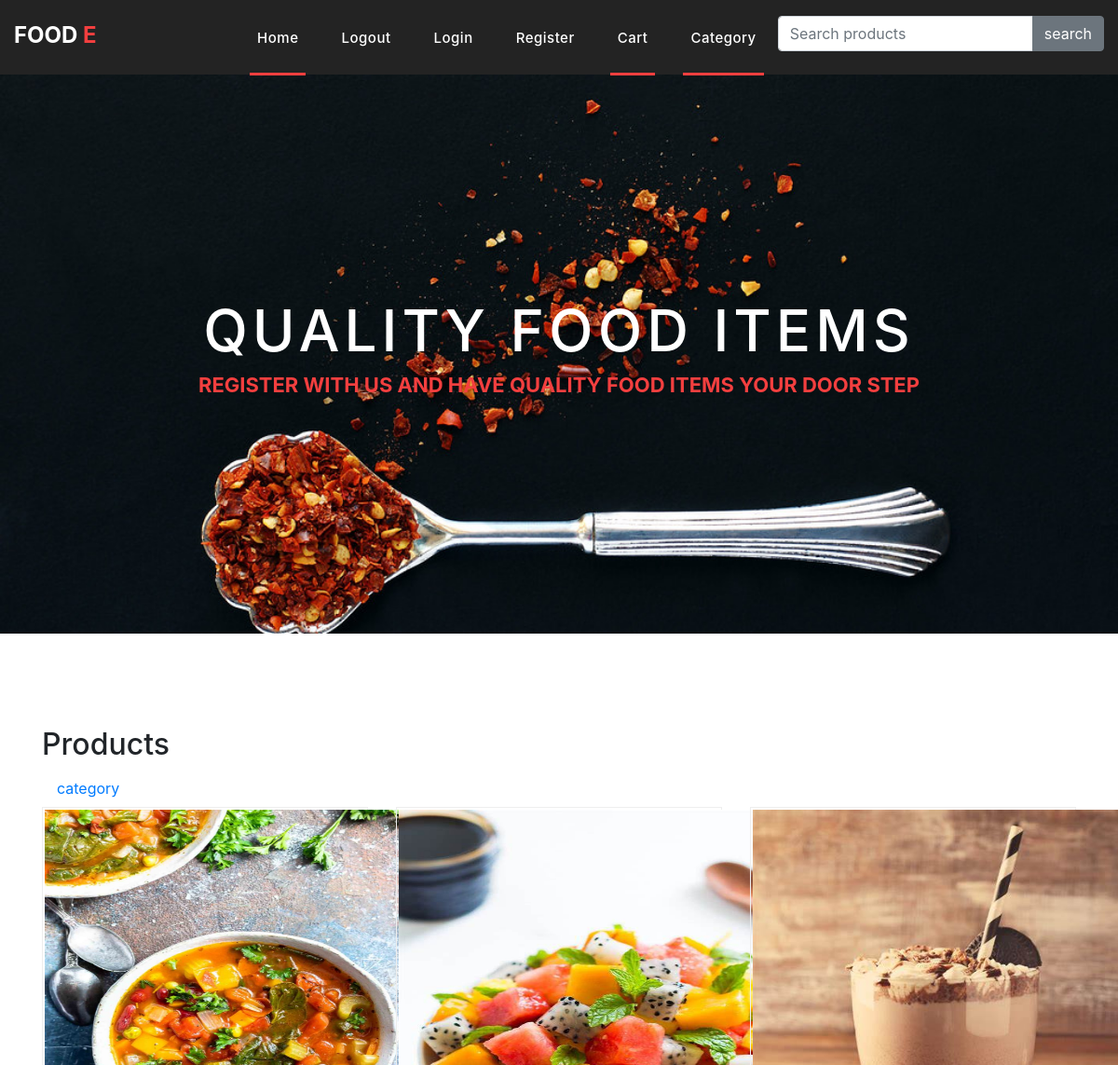
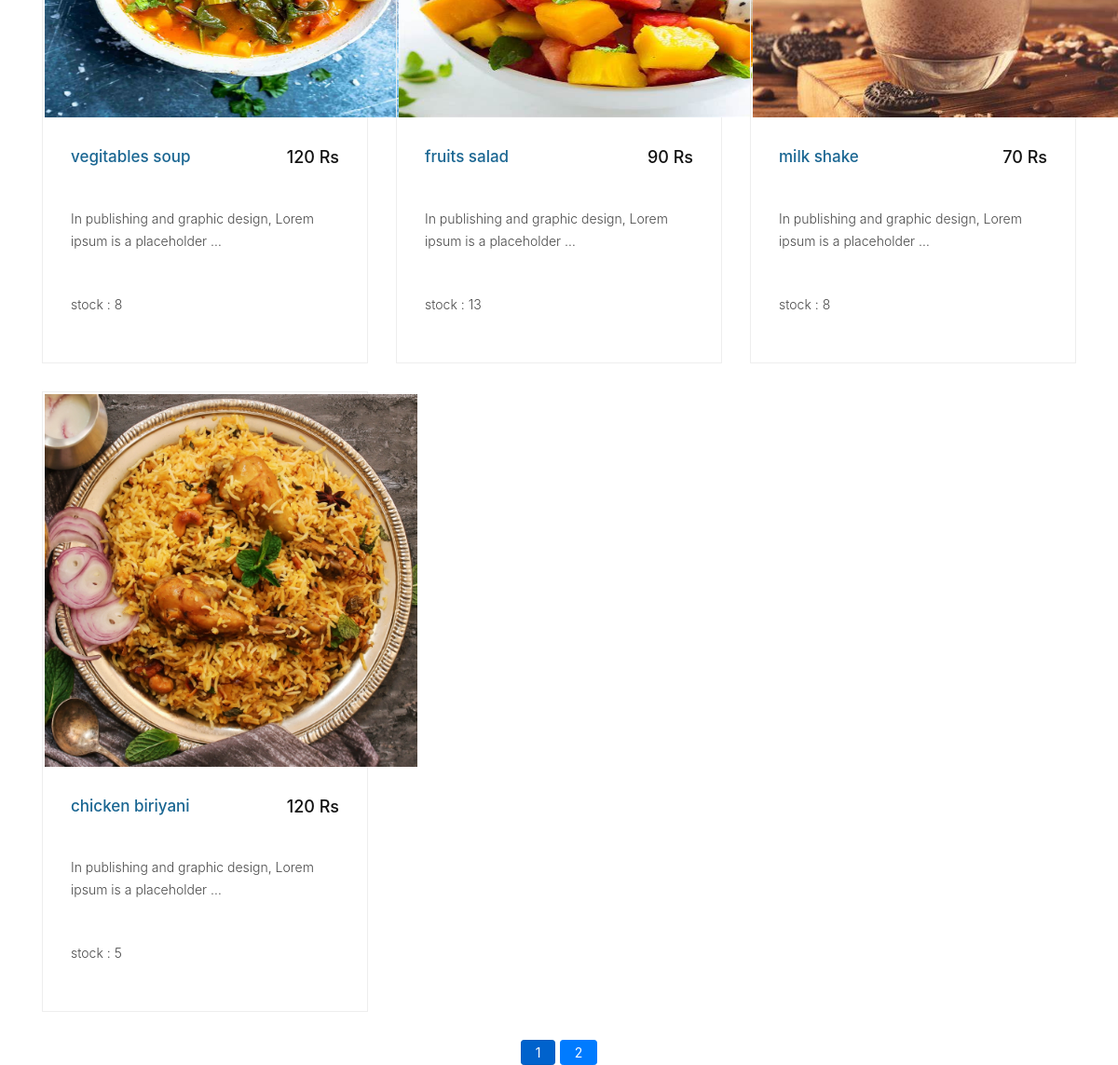
The page / on the database its author committed (2 pictures, top to bottom).
### shop/models.py (models this page shows, shortened)
class products(models.Model):
    name=models.CharField(max_length=150,unique=True)
    slug=models.SlugField(max_length=150,unique=True)
    img=models.ImageField(upload_to='products')
    desc=models.TextField()
    stock=models.IntegerField()
    avial=models.BooleanField()
    price=models.IntegerField()
    category=models.ForeignKey(categ,on_delete=models.CASCADE)
    def get_url(self):
        return reverse('details',args=[self.category.slug,self.slug])

### shop/views.py (the view)
# urls.py: path('',include('shop.urls')),
def shop(request,c_slug=None):
    c_page=None
    prodt=None
    if c_slug!=None:
        c_page=get_object_or_404(categ,slug=c_slug)
        prodt=products.objects.all().filter(category=c_page,avial=True)
    else:
         prodt=products.objects.all().filter(avial=True)
    cat=categ.objects.all()
    paginator=Paginator(prodt,4)
    try:
        page=int(request.GET.get('page','1'))
    except:
        page=1
    try:
        pro=paginator.page(page)
    except(EmptyPage,InvalidPage):
        pro=paginator.page(paginator.num_pages)
    return render(request,'index.html',{'pr':prodt,'categ':cat,'pg':pro})

### shop/models.py (called while the page is built)
    def get_url(self):
        return reverse('prod_cat',args=[self.slug])

### templates/index.html (shortened to what this page needs)
{% extends 'base.html'%}
{% load static %}
{% block content%}
<link rel="stylesheet" href="https://cdn.jsdelivr.net/npm/bootstrap@4.5.3/dist/css/bootstrap.min.css">
    <div class="banner header-text">
      <div class="owl-banner owl-carousel">
        <div class="banner-item-01">
          <div class="text-content">
            <h2>Quality Food Items</h2>
            <h4>Register with us and have Quality food items your door step</h4>
          </div>
        </div>
      </div>
    </div>
    <div class="latest-products">
      <div class="container">
        <div class="row">
          <div class="col-md-12">
              <h2>Products</h2>
              <div class="dropdown show  ">
                <a class="nav-link" href="#"   data-toggle="dropdown" aria-expanded="false">
                  category
                </a>
            </div>
          </div>
          {% for i in pg.object_list %}
          <div class="col-md-4">
            <div class="product-item">
              <a href={{i.get_url}}><img src='{{i.img.url}}' alt="" style="height:400px; width:400px; margin:2px;"></a>
              <div class="down-content">
                <a href="#"><h4>{{i.name}}</h4></a>
                <br>
                <p>{{i.desc|truncatewords:10}}</p>
                  <br>
                <h6>{{i.price}} Rs</h6>
                <p>stock : {{i.stock}}</p>
              </div>
            </div>
          </div>
          {% endfor %}
        </div>
      </div>
    </div>
    <center>
     {% for p in pg.paginator.page_range %}
<a href="?page={{p}}" style="padding:2px 15px" class="btn btn-primary btn-sm {% if pg.number == p %} active {% endif %}">{{p}}</a>
     {% endfor %}
    </center>
{%endblock%}

### templates/base.html (shortened to what this page needs)
{% load static %}
<!DOCTYPE html>
<html lang="en">
  <head>
    <link rel="stylesheet" href="https://cdn.jsdelivr.net/npm/bootstrap@4.5.3/dist/css/bootstrap.min.css">
    <link href="{% static 'h2/vendor/bootstrap/css/bootstrap.min.css' %}" rel="stylesheet">
    <link rel="stylesheet" href="{% static 'h2/assets/css/fontawesome.css' %}">
    <link rel="stylesheet" href="{% static 'h2/assets/css/templatemo-sixteen.css' %}">
    <link rel="stylesheet" href="{% static 'h2/assets/css/owl.css' %}">
  </head>
  <body>
    <header class="">
      <nav class="navbar navbar-expand-lg">
        <div class="container-fluid">
          <a class="navbar-brand" href="/"><h2>food <em>E</em></h2></a>
          <div class="collapse navbar-collapse" id="navbarResponsive">
            <ul class="navbar-nav ml-auto">
              <li class="nav-item active">
                <a class="nav-link" href="/">Home
                </a>
              </li>
              <li class="nav-item ">
                <a class="nav-link" href="/">logout
                </a>
              </li>
              <li class="nav-item ">
                <a class="nav-link" href="/">login
                </a>
              </li>
              <li class="nav-item ">
                <a class="nav-link" href="/">register
                </a>
              </li>
              <li class="nav-item ">
                <a class="nav-link active" href="{% url 'cartDetails'%}">cart
                </a>
              </li>
              <li class="nav-item">
                <div class="dropdown show">
                  <a class="nav-link" href="#"   data-toggle="dropdown" aria-expanded="false">
                    category
                  </a>
                </div>
              </li>
              <li>
                <form action="{% url 'search' %}" method="GET">
                <div class="input-group ">
                  <div class="input-group ">
                  <input type="text" class="form-control" placeholder="Search products" name='q'>
                  <div class="input-group-append">
                    <button class="btn btn-secondary" type="submit">
                      search
                    </button>
                  </div>
                </div>
              </div>
            </form>
              </li>
            </ul>
          </div>
        </div>
      </nav>
    </header>
    {% block content %}
    {% endblock %}
  </body>
</html>

### static/h2/assets/css/templatemo-sixteen.css (style rules this page uses)
body { font-family: 'Poppins', sans-serif; overflow-x: hidden; text-rendering: optimizeLegibility; -webkit-font-smoothing: antialiased; -moz-osx-font-smoothing: grayscale; }
p { margin-bottom: 0px; font-size: 14px; font-weight: 300; color: #4a4a4a; line-height: 24px; }
a { text-decoration: none!important; }
ul { padding: 0; margin: 0; list-style: none; }
h1,h2,h3,h4,h5,h6 { margin: 0px; }
header { position: absolute; z-index: 99999; width: 100%; height: 80px; background-color: #232323; -webkit-transition: all 0.3s ease-in-out 0s; -moz-transition: all 0.3s ease-in-out 0s; -o-transition: all 0.3s ease-in-out 0s; transition: all 0.3s ease-in-out 0s; }
header .navbar { padding: 17px 0px; }
.navbar .navbar-brand { float: left; margin-top: -12px; outline: none; }
.navbar .navbar-brand h2 { color: #fff; text-transform: uppercase; font-size: 24px; font-weight: 700; -webkit-transition: all .3s ease 0s; -moz-transition: all .3s ease 0s; -o-transition: all .3s ease 0s; transition: all .3s ease 0s; }
.navbar .navbar-brand h2 em { font-style: normal; color: #f33f3f; }
#navbarResponsive { z-index: 999; }
.navbar-collapse { text-align: center; }
.navbar .navbar-nav .nav-item { margin: 0px 15px; }
.navbar .navbar-nav a.nav-link { text-transform: capitalize; font-size: 15px; font-weight: 500; letter-spacing: 0.5px; color: #fff; transition: all 0.5s; margin-top: 5px; }
.navbar .navbar-nav .nav-link:hover, .navbar .navbar-nav .active>.nav-link, .navbar .navbar-nav .nav-link.active, .navbar .navbar-nav .nav-link.show, .navbar .navbar-nav .show>.nav-link { color: #fff; padding-bottom: 25px; border-bottom: 3px solid #f33f3f; }
.banner { position: relative; text-align: center; padding-top: 80px; }
.banner-item-01 { padding: 300px 0px; background-image: url(../images/slide.jpg); background-size: cover; background-repeat: no-repeat; background-position: center center; }
.banner .text-content { position: absolute; top: 50%; transform: translateY(-50%); text-align: center; width: 100%; }
.banner .text-content h4 { color: #f33f3f; font-size: 22px; text-transform: uppercase; font-weight: 700; margin-bottom: 15px; }
.banner .text-content h2 { color: #fff; font-size: 62px; text-transform: uppercase; letter-spacing: 5px; }
.latest-products { margin-top: 100px; }
.product-item { border: 1px solid #eee; margin-bottom: 30px; }
.product-item .down-content { padding: 30px; position: relative; }
.product-item img { width: 100%; overflow: hidden; }
.product-item .down-content h4 { font-size: 17px; color: #1a6692; margin-bottom: 20px; }
.product-item .down-content h6 { position: absolute; top: 30px; right: 30px; font-size: 18px; color: #121212; }
.product-item .down-content p { margin-bottom: 20px; }

### rows shown on the page
products: img (picture), name "vegitables soup", desc "In publishing and graphic design, Lorem ipsum is a placeholder …", price "120", stock "8"
products: img (picture), name "fruits salad", desc "In publishing and graphic design, Lorem ipsum is a placeholder …", price "90", stock "13"
products: img (picture), name "milk shake", desc "In publishing and graphic design, Lorem ipsum is a placeholder …", price "70", stock "8"
products: img (picture), name "chicken biriyani", desc "In publishing and graphic design, Lorem ipsum is a placeholder …", price "120", stock "5"

### other values the page prints
{{ p }} "1" "2"
